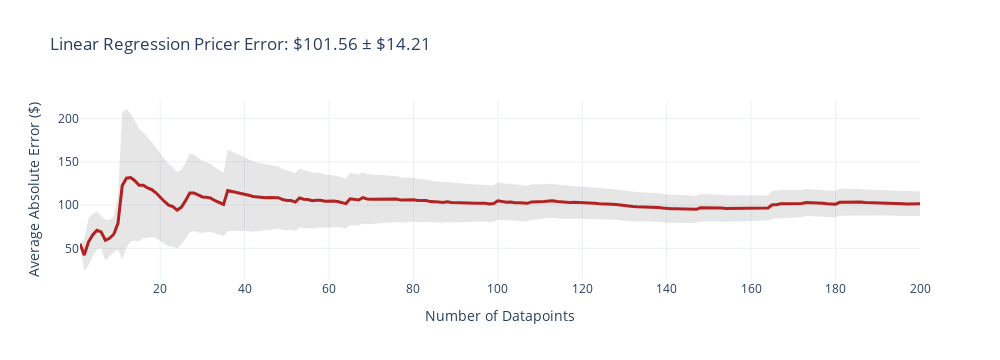
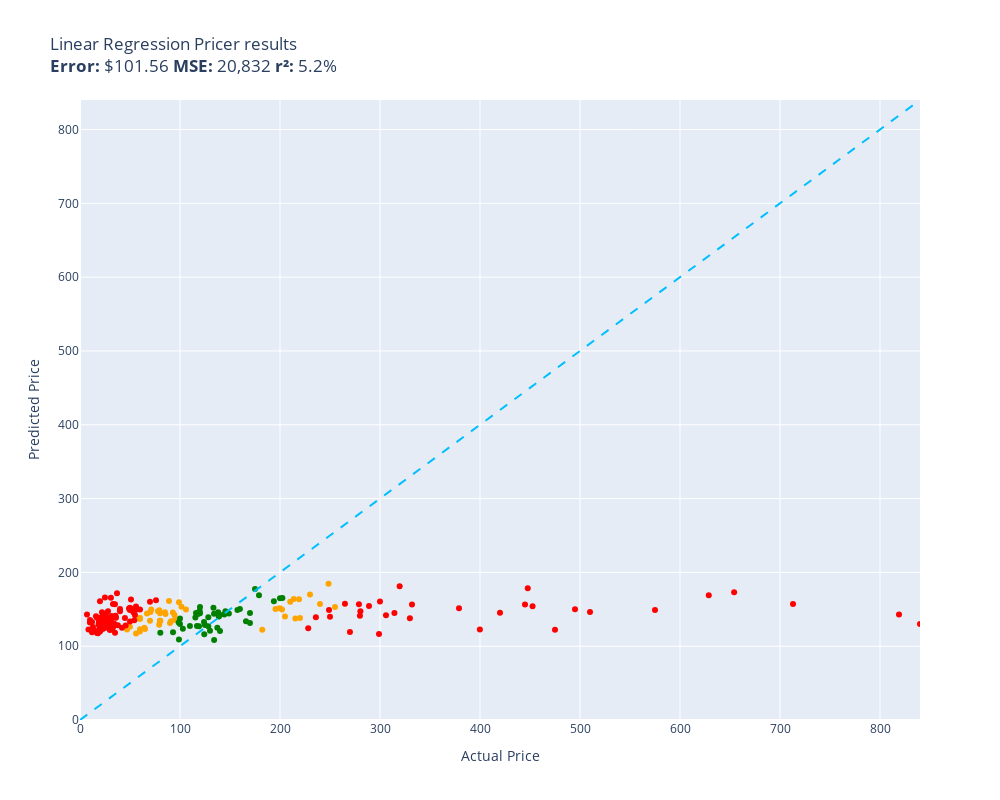

Source (notebook cell) for these figures, in order:
### Code cell
evaluate(linear_regression_pricer, test)

### Figure 1 — Plotly figure (JSON) as saved in the notebook; plotly's stock layout.template omitted (floating-point values rounded to 4 significant figures; data arrays with more than 128 entries replaced by an {"elided": "..."} marker saying what was removed)
{"data": [{"fill": "toself", "fillcolor": "rgba(128,128,128,0.2)", "hoverinfo": "skip", "line": {"color": "rgba(255,255,255,0)"}, "name": "95% CI", "showlegend": false, "type": "scatter", "x": {"elided": "400 int values"}, "y": {"elided": "400 float values"}}, {"customdata": {"elided": "200x1 float values"}, "hovertemplate": "n=%{x}<br>Avg Error=$%{y:,.2f}<br>±95% CI=$%{customdata[0]:,.2f}<extra></extra>", "line": {"color": "firebrick", "width": 3}, "mode": "lines", "name": "Cumulative Avg Error", "type": "scatter", "x": {"elided": "200 int values"}, "y": {"elided": "200 float values"}}], "layout": {"height": 360, "showlegend": false, "title": {"text": "Linear Regression Pricer Error: $101.56 ± $14.21"}, "width": 1000, "xaxis": {"title": {"text": "Number of Datapoints"}}, "yaxis": {"title": {"text": "Average Absolute Error ($)"}}}}

### Figure 2 — Plotly figure (JSON) as saved in the notebook; plotly's stock layout.template omitted (floating-point values rounded to 4 significant figures)
{"data": [{"customdata": [["Old Blood Noise Excess V2 Distortion Cho...\nGuess=$163.63 Actual=$219.00"], ["RBC12-UPC Replacement Battery Cartridge ...\nGuess=$170.12 Actual=$229.99"], ["ACDelco GM Original Equipment FW339 Fron...\nGuess=$137.41 Actual=$215.33"], ["Panasonic KX-TG6511B DECT 6.0 PLUS Expan...\nGuess=$128.97 Actual=$79.20"], ["GJY Portable TV,10.6 inch Mini TV for AT...\nGuess=$148.61 Actual=$79.36"], ["APS iBoard 6-inch Aluminum (Black Powder...\nGuess=$160.32 Actual=$210.23"], ["HK SYSTEMS 13\" Heavy Duty Black \"Push\" O...\nGuess=$145.83 Actual=$84.95"], ["Clementoni 39132.5 Jigsaw Puzzle 1,000 P...\nGuess=$134.46 Actual=$79.95"], ["Deco Mount Pro Tripod Microphone Stand w...\nGuess=$136.84 Actual=$59.95"], ["Evergreen HSHB2005 Cylinder Head Gasket ...\nGuess=$137.74 Actual=$59.69"], ["Travelpro Platinum Elite Slim Business L...\nGuess=$163.88 Actual=$213.83"], ["JRready ST6313 DT Deutsch Connector Kit,...\nGuess=$151.35 Actual=$199.68"], ["15\" Locking Shower Head Extension Arm in...\nGuess=$134.49 Actual=$79.95"], ["Tidal Front + Rear Fender Flares 4PC Poc...\nGuess=$153.18 Actual=$254.99"], ["Dakota Alert MURS Alert Probe Sensor - M...\nGuess=$138.24 Actual=$219.99"], ["AUTOFREE LED Tail Lights Assembly Compat...\nGuess=$149.72 Actual=$201.99"], ["Webcem Solar Shed Light Outdoor Indoor, ...\nGuess=$147.22 Actual=$77.96"], ["Festool 492370 Platin 2 S1000 Grit 6-Inc...\nGuess=$133.73 Actual=$91.00"], ["DIMARZIO 204284 DP 163FBK Blues Bucker G...\nGuess=$131.38 Actual=$89.99"], ["VLAND LED Smoked Taillights Compatible F...\nGuess=$156.99 Actual=$239.99"], ["LEGO Marvel Avengers War Machine Buster ...\nGuess=$122.87 Actual=$59.95"], ["ANZO USA 111207 GMC SIERRA 99-06 / YUKON...\nGuess=$122.29 Actual=$182.28"], ["Trim Kit for 2-handle Shower & Tub Valve...\nGuess=$135.85 Actual=$94.99"], ["MXR Carbon Copy Deluxe Analog Delay Guit...\nGuess=$150.38 Actual=$195.50"], ["CradlePoint Compact Broadband Router (CB...\nGuess=$161.10 Actual=$89.00"], ["Pyle Wireless Rear View Backup Camera - ...\nGuess=$146.30 Actual=$70.45"], ["Hp Pavilion P7-1257c Motherboard Aahd3-h...\nGuess=$119.87 Actual=$59.86"], ["Auertech Portable Washing Machine, 14lbs...\nGuess=$159.51 Actual=$98.99"], ["Amana Tool - SC587 Carbide Tipped 3-Wing...\nGuess=$149.72 Actual=$71.23"], ["ECCPP Power Steering Pump for 2009-2010 ...\nGuess=$143.66 Actual=$85.48"], ["UPR Mach 1 Chin Spoiler Fits 94-98 Musta...\nGuess=$123.35 Actual=$64.99"], ["SP Air Corporation SP-8102BU 1/4-Inch He...\nGuess=$140.37 Actual=$204.99"], ["Skullcandy Hesh Evo Bluetooth Headphones...\nGuess=$134.58 Actual=$69.99"], ["LCD Screen for Dell Inspiron 17R 17.3\" H...\nGuess=$124.93 Actual=$64.37"], ["Diversitech UC2436-3 Ultralite Condenser...\nGuess=$134.12 Actual=$80.39"], ["KUNFINE Android Radio CarPlay & Android ...\nGuess=$149.56 Actual=$106.00"], ["KYX Racing Hardened Steel Center Drive S...\nGuess=$122.51 Actual=$46.99"], ["OEM Samsung Remote Control Shipped with ...\nGuess=$117.11 Actual=$56.00"], ["Custom Engagement Logo Desk Embosser Sea...\nGuess=$126.22 Actual=$49.95"], ["DuraGo BR5330 Front Vented Disc Brake Ro...\nGuess=$153.49 Actual=$101.51"], ["Intex River Run Connect Lounge (Four)\nGuess=$142.32 Actual=$94.49"], ["Blanco 230966 Valea Stainless Steel Sink...\nGuess=$145.67 Actual=$92.88"], ["PowerSport Front Rear Brakes and Rotors ...\nGuess=$184.71 Actual=$248.51"], ["KZ ZS10 Pro in Ear Monitor Headphone KZ ...\nGuess=$144.25 Actual=$66.99"], ["Fender Hendrix Voodoo Child Coiled Instr...\nGuess=$138.18 Actual=$59.99"], ["MonMount Triple Monitor Stand Freestandi...\nGuess=$144.79 Actual=$79.99"]], "hovertemplate": "%{customdata[0]}<extra></extra>", "legendgroup": "orange", "marker": {"color": "orange", "size": 6, "symbol": "circle"}, "mode": "markers", "name": "orange", "orientation": "v", "showlegend": true, "type": "scatter", "x": [219.0, 230.0, 215.3, 79.2, 79.36, 210.2, 84.95, 79.95, 59.95, 59.69, 213.8, 199.7, 79.95, 255.0, 220.0, 202.0, 77.96, 91.0, 89.99, 240.0, 59.95, 182.3, 94.99, 195.5, 89.0, 70.45, 59.86, 98.99, 71.23, 85.48, 64.99, 205.0, 69.99, 64.37, 80.39, 106.0, 46.99, 56.0, 49.95, 101.5, 94.49, 92.88, 248.5, 66.99, 59.99, 79.99], "xaxis": "x", "y": [163.6, 170.1, 137.4, 129.0, 148.6, 160.3, 145.8, 134.5, 136.8, 137.7, 163.9, 151.3, 134.5, 153.2, 138.2, 149.7, 147.2, 133.7, 131.4, 157.0, 122.9, 122.3, 135.9, 150.4, 161.1, 146.3, 119.9, 159.5, 149.7, 143.7, 123.4, 140.4, 134.6, 124.9, 134.1, 149.6, 122.5, 117.1, 126.2, 153.5, 142.3, 145.7, 184.7, 144.2, 138.2, 144.8], "yaxis": "y"}, {"customdata": [["telpo Headlight Assembly Fit For 15 Camr...\nGuess=$144.89 Actual=$115.99"], ["SuppliesOutlet Compatible Toner Cartridg...\nGuess=$142.91 Actual=$144.29"], ["PEMP E65 E66 CDC Simulate Optical Fiber ...\nGuess=$127.08 Actual=$119.00"], ["Intermatic PX300 12V 300W Transformer wi...\nGuess=$143.91 Actual=$134.00"], ["CORSAIR Dominator Platinum RGB 32GB (2x1...\nGuess=$132.79 Actual=$124.00"], ["SKB iSeries 3i-13096-6KP Case for BlackM...\nGuess=$177.32 Actual=$174.99"], ["Aolemi Oil Rubbed Bronze Single Function...\nGuess=$132.24 Actual=$98.65"], ["GanFindX Portable Car Hand Controls for ...\nGuess=$150.29 Actual=$159.90"], ["KOMPUTERBAY 4GB 2X 2GB DDR2 1066MHz PC2-...\nGuess=$118.34 Actual=$80.34"], ["Scranton & Co 3 Drawer Mobile File Cabin...\nGuess=$138.86 Actual=$115.35"], ["Wenger City Upgrade Laptop Backpack with...\nGuess=$147.25 Actual=$145.42"], ["3D Tree Hole Branches 075 Stair Risers D...\nGuess=$121.04 Actual=$129.99"], ["Fjallraven, Kanken Laptop 15\" Backpack f...\nGuess=$148.00 Actual=$119.65"], ["Diversitech WG840585 Motor, (Ddb) 1/3Hp,...\nGuess=$108.44 Actual=$134.12"], ["Evan-Fischer Front Bumper Cover Compatib...\nGuess=$165.21 Actual=$202.38"], ["Western Digital Enterprise RE4-GP 2TB SA...\nGuess=$127.41 Actual=$109.95"], ["PM Auto Front Right Quick Complete Strut...\nGuess=$128.69 Actual=$124.94"], ["Dell Optiplex 390 Desktop Computer i3 3....\nGuess=$116.10 Actual=$124.27"], ["Pidoko Kids Train Table, Grey with 90 Pc...\nGuess=$144.65 Actual=$119.97"], ["Marvel Legends Series X-Men 6-Inch Archa...\nGuess=$109.17 Actual=$98.95"], ["EMART Photography C Stand with Boom Arm,...\nGuess=$152.96 Actual=$119.99"], ["Grey Pneumatic 1311SD Impact Socket Set\nGuess=$148.88 Actual=$157.43"], ["4LT LUMINETTE Vanity Opal GLS BSN\nGuess=$137.47 Actual=$99.99"], ["4pc Wheel Spacers Adapters 4\" (2inch Per...\nGuess=$127.50 Actual=$116.95"], ["Urth 62mm UV, Circular Polarizing (CPL),...\nGuess=$143.60 Actual=$139.00"], ["LSI Broadcom SAS 9300-8i 8-port 12Gb/s S...\nGuess=$143.48 Actual=$118.00"], ["DuraGo 29515020 Front Hub Assembly\nGuess=$139.26 Actual=$128.34"], ["Ibanez M510OVS Acoustic Mandolin in Vint...\nGuess=$131.52 Actual=$169.99"], ["GENUINE VOLVO THERMOSTAT (3.0, 3.2) S60 ...\nGuess=$123.49 Actual=$102.85"], ["Cardone 84-58642 New HEI Electronic Dist...\nGuess=$133.68 Actual=$165.99"], ["Universal Power Group 12V 100Ah Sealed L...\nGuess=$164.96 Actual=$199.99"], ["18 Inch White Undermount Kitchen Sink - ...\nGuess=$168.94 Actual=$179.00"], ["New Replacement seat cover fits Yamaha M...\nGuess=$140.50 Actual=$138.95"], ["Evan Fischer Radiator Cooling Fan Assemb...\nGuess=$124.99 Actual=$137.34"], ["ROHL WSGUM3018WH Wire Sink Grids, White\nGuess=$126.94 Actual=$128.28"], ["ASUS VY279HE-W 27” 1080P Monitor - White...\nGuess=$145.90 Actual=$138.10"], ["4 Inches Rolled Muffler Tip Catback Exha...\nGuess=$160.77 Actual=$193.88"], ["StonKraft Brass Chess Board Game Set wit...\nGuess=$120.75 Actual=$140.00"], ["Vinyl Soft Top Roll-up Adjustable Truck ...\nGuess=$144.43 Actual=$148.88"], ["Samsung DA97-07603B Freezer Ice Maker As...\nGuess=$118.98 Actual=$93.02"], ["Targus CityGear Durable Backpack, Black,...\nGuess=$152.08 Actual=$133.43"], ["Garmin 010-12402-10 GT15M-TM Transom-Mou...\nGuess=$140.21 Actual=$138.74"], ["Fitness Center Gym Room Weight Train Dua...\nGuess=$130.08 Actual=$99.99"], ["Xiaomi Redmi 10 2022 NFC 4G LTE (128GB +...\nGuess=$145.13 Actual=$169.99"]], "hovertemplate": "%{customdata[0]}<extra></extra>", "legendgroup": "green", "marker": {"color": "green", "size": 6, "symbol": "circle"}, "mode": "markers", "name": "green", "orientation": "v", "showlegend": true, "type": "scatter", "x": [116.0, 144.3, 119.0, 134.0, 124.0, 175.0, 98.65, 159.9, 80.34, 115.3, 145.4, 130.0, 119.7, 134.1, 202.4, 110.0, 124.9, 124.3, 120.0, 98.95, 120.0, 157.4, 99.99, 117.0, 139.0, 118.0, 128.3, 170.0, 102.8, 166.0, 200.0, 179.0, 138.9, 137.3, 128.3, 138.1, 193.9, 140.0, 148.9, 93.02, 133.4, 138.7, 99.99, 170.0], "xaxis": "x", "y": [144.9, 142.9, 127.1, 143.9, 132.8, 177.3, 132.2, 150.3, 118.3, 138.9, 147.3, 121.0, 148.0, 108.4, 165.2, 127.4, 128.7, 116.1, 144.7, 109.2, 153.0, 148.9, 137.5, 127.5, 143.6, 143.5, 139.3, 131.5, 123.5, 133.7, 165.0, 168.9, 140.5, 125.0, 126.9, 145.9, 160.8, 120.7, 144.4, 119.0, 152.1, 140.2, 130.1, 145.1], "yaxis": "y"}, {"customdata": [["NewPower99 Battery Kit for Samsung Galax...\nGuess=$142.40 Actual=$54.95"], ["EXMAX NG-10X Fresnel Lens Focusing Adapt...\nGuess=$160.28 Actual=$69.98"], ["Stand for Raven Pro Document Scanner - P...\nGuess=$122.01 Actual=$29.85"], ["8544771 Dryer Heating Element, 279816 Th...\nGuess=$139.34 Actual=$35.74"], ["Pump Head TBVECHI 175PSI 4KW 5.5HP 21CFM...\nGuess=$137.83 Actual=$329.90"], ["Bam France 2002XL Contoured Hightech Bla...\nGuess=$157.14 Actual=$713.00"], ["Metabo HPT 36V MultiVolt™ Cordless Rotar...\nGuess=$151.30 Actual=$379.00"], ["46mm Digital Pro High-Resolution Close-U...\nGuess=$160.73 Actual=$19.99"], ["Innovative Percussion CB-6 Chamois Bass ...\nGuess=$135.09 Actual=$54.32"], ["LOVE MEI Galaxy S10 Lite Case, Military ...\nGuess=$157.09 Actual=$32.98"], ["LD Products Compatible Toner Cartridge R...\nGuess=$133.29 Actual=$49.98"], ["Bam Trekking 3027SB Single Black Clarine...\nGuess=$156.60 Actual=$332.00"], ["DEWALT 20V MAX* XR Impact Driver with Bl...\nGuess=$154.11 Actual=$452.53"], ["Mini PC, Kinupute Desktop Computer E3-12...\nGuess=$149.89 Actual=$495.00"], ["June Garden 12\" Sweet Dolly Charlotte - ...\nGuess=$134.12 Actual=$19.99"], ["10GBase-LR SFP+ Transceiver, Handar 10GB...\nGuess=$119.80 Actual=$19.99"], ["Canon EOS Rebel T7 Digital SLR Camera wi...\nGuess=$142.77 Actual=$819.00"], ["Task T24287 Roman Ogee Router Bit with 1...\nGuess=$149.42 Actual=$55.88"], ["Southwire 120V/15A Right Angle User Atta...\nGuess=$128.27 Actual=$37.87"], ["Mylites+ Standard Comic Book Mylar Sleev...\nGuess=$118.28 Actual=$34.99"], ["DALDED LED Light Kit for Lego Sonic Gree...\nGuess=$143.87 Actual=$24.99"], ["152MM Hole Saws M42 Bi-Metal High Speed ...\nGuess=$117.58 Actual=$17.99"], ["Baseball Backpacks Large 18 Inch Bookbag...\nGuess=$137.70 Actual=$31.77"], ["Adams Check Payment and Deposit Register...\nGuess=$141.39 Actual=$35.49"], ["KOHLER 18865-CP Filtered Water Faucet, P...\nGuess=$122.23 Actual=$475.00"], ["Projector, CRAZVIEW Projector with WiFi ...\nGuess=$145.83 Actual=$53.40"], ["Retevis RT68 Soft Earhook Walkie Talkie ...\nGuess=$143.00 Actual=$6.99"], ["MC: Pindicator (Dual Intensity Amber)\nGuess=$150.24 Actual=$40.00"], ["Laisomeke Waterproof Junction Box, Unive...\nGuess=$132.89 Actual=$11.99"], ["Sumerain S1339CM Double Handle Widesprea...\nGuess=$139.36 Actual=$235.86"], ["Poison Spyder 10-08-020 Rocker Knocker\nGuess=$169.08 Actual=$628.76"], ["Lighted Triangle Mirror Cabinet Bathroom...\nGuess=$156.57 Actual=$445.00"], ["BESTILL Wall Mounted Shower Faucet Set, ...\nGuess=$162.39 Actual=$76.00"], ["Tablet PC Cover Compatible with Lenovo T...\nGuess=$140.78 Actual=$31.61"], ["Miyaya@ Funny Animal Masks Collection fo...\nGuess=$117.83 Actual=$16.99"], ["Trail Gear Twin Stick Kit for Top Shift ...\nGuess=$141.11 Actual=$279.92"], ["Engine Thermostat, Replace 19301-PAA-306...\nGuess=$131.96 Actual=$18.89"], ["Ultra Duster Canned Air Net 10 Oz 6-Pack\nGuess=$148.88 Actual=$49.90"], ["Beck/Arnley 0421945 Air Filter\nGuess=$138.44 Actual=$35.87"], ["IQShield Screen Protector Compatible wit...\nGuess=$132.12 Actual=$9.95"], ["Liberty Imports 12 Pack: US Military Toy...\nGuess=$138.67 Actual=$16.98"], ["Neporal Full Spectrum Light Bulb, 6000K ...\nGuess=$129.53 Actual=$18.59"], ["Satco S9596, 4 Count (Pack of 1), 4.18\nGuess=$118.75 Actual=$12.00"], ["Ceramic Talavera Mexican Tile 4x4\", 9 Pi...\nGuess=$128.45 Actual=$29.95"], ["Intrepid International Dressage Letters-...\nGuess=$134.94 Actual=$26.99"], ["Kingston Brass KS269SN Kingston Clawfoot...\nGuess=$141.99 Actual=$305.99"], ["KOHLER K-1185540-CP Assembly-Slider\nGuess=$128.14 Actual=$45.67"], ["KUNN Small Electrician Tool Pouch Utilit...\nGuess=$131.46 Actual=$21.99"], ["iPhone 12/12 Pro Nicaragua Guardabarranc...\nGuess=$121.39 Actual=$19.97"], ["Replacement Remote Control for PANASONIC...\nGuess=$129.02 Actual=$34.95"], ["KS K-STORM Replacement Silicone Mushroom...\nGuess=$122.49 Actual=$8.50"], ["Pioneer 2AM401-BN Two Handle Kitchen Fau...\nGuess=$124.32 Actual=$228.22"], ["LSSAGOON Backpack for Women Teen Kids Gi...\nGuess=$130.90 Actual=$33.99"], ["Aeromotive 13304 Regulator, X1 Adjustabl...\nGuess=$119.31 Actual=$269.95"], ["Walker Exhaust Ultra EPA 16478 Direct Fi...\nGuess=$149.14 Actual=$574.99"], ["GE RPWF SmartWater Comparable Refrigerat...\nGuess=$171.58 Actual=$36.99"], ["MGP Caliper Covers 39011SACURD Red Powde...\nGuess=$148.95 Actual=$249.00"], ["Royal Designs, Inc. Decorative Abundant ...\nGuess=$131.89 Actual=$24.95"], ["Canon Sure Shot 90u 35mm Date Camera\nGuess=$122.48 Actual=$399.89"], ["NewFantasia Replacement Audio Cable with...\nGuess=$132.89 Actual=$31.00"], ["Mikrotik RB3011UIAS-RM RouterBOARD 10xGi...\nGuess=$116.65 Actual=$299.00"], ["MONOCARBON Forged Carbon Fiber Case for ...\nGuess=$149.68 Actual=$59.99"], ["AC Compressor & A/C Kit For BMW 335i 335...\nGuess=$145.10 Actual=$314.41"], ["Wilkinson LOW GAUSS Vintage Tone Strat S...\nGuess=$165.74 Actual=$30.93"], ["Berta (6 Pieces) 1-1/4 inch Overlay, 90 ...\nGuess=$124.49 Actual=$24.66"], ["Chalkboard Name Badges with Magnetic Bac...\nGuess=$138.68 Actual=$19.95"], ["Linkloos Solar Street Lights Outdoor Wat...\nGuess=$153.66 Actual=$55.99"], ["USB Charger, CIVIE High Speed 60W Multip...\nGuess=$140.52 Actual=$15.99"], ["Kastar Battery Pack Replacement for Sony...\nGuess=$128.56 Actual=$19.99"], ["AZX Stylus Pencil for Apple iPad Pro 202...\nGuess=$124.76 Actual=$29.99"], ["Raspberry Pi 3 Model B+ Aluminum Case Me...\nGuess=$121.06 Actual=$14.99"], ["Music Hall pa15.3 MM/MC Phono Preamplifi...\nGuess=$139.81 Actual=$250.00"], ["Lorell Bell Chair Glide, 2.5\", Black\nGuess=$126.40 Actual=$19.50"], ["CTLAMP XL-2100 Professional Quality XL-2...\nGuess=$122.65 Actual=$32.00"], ["200 ' feet True 14 Gauge AWG CCA Speaker...\nGuess=$138.24 Actual=$44.95"], ["Competition Clutch Disc and Pressure Pla...\nGuess=$146.22 Actual=$510.00"], ["APS iBoard (304 Stainless Steel Polished...\nGuess=$157.67 Actual=$264.95"], ["200 Couples Conversation Cards - Enjoy B...\nGuess=$125.29 Actual=$32.97"], ["The Puppet Company - Carpet-Unicorn, Whi...\nGuess=$136.90 Actual=$19.00"], ["Baumgartens Sicurix Blank PVC ID Cards (...\nGuess=$130.06 Actual=$19.11"], ["VIPMOTOZ Sequential Turn Signal Premium ...\nGuess=$156.85 Actual=$278.94"], ["A-Premium Front Suspension Steering Knuc...\nGuess=$151.15 Actual=$48.99"], ["Venom Power Terra Hunter R/T+ R/T All-Te...\nGuess=$181.19 Actual=$319.65"], ["Audio Techinca ATW-T1002 System 10 Handh...\nGuess=$154.49 Actual=$289.00"], ["520 Pieces Christmas Envelope Seal Stick...\nGuess=$141.56 Actual=$25.99"], ["LD Compatible Ink Cartridge Replacement ...\nGuess=$124.99 Actual=$41.99"], ["BestPricedDecals Wine A BIT, You'll Feel...\nGuess=$125.97 Actual=$12.98"], ["Dell XPS 13 9343-2727SLV 13.3\" Full HD S...\nGuess=$130.16 Actual=$839.99"], ["VATOS 4 Packs Bubble Machine Gun for Kid...\nGuess=$142.61 Actual=$22.88"], ["Steering Wheel, Carbon Fiber Automotive ...\nGuess=$178.48 Actual=$447.74"], ["BXYJY for Samsung Galaxy Z Fold 3 Case w...\nGuess=$150.80 Actual=$49.99"], ["VONADO Space Wars Colonial Viper MK1 Bui...\nGuess=$147.39 Actual=$39.99"], ["Replacement Remote Control fit for Sony ...\nGuess=$135.40 Actual=$9.99"], ["Disney Princess Sparkling Princess Sleep...\nGuess=$134.77 Actual=$24.95"], ["sabermaster TCG Playmat yugioh playmat T...\nGuess=$145.85 Actual=$21.99"], ["Pacific Drums PDCM1618TTRB 16 x 18 Inche...\nGuess=$145.37 Actual=$419.99"], ["Star Wars Die-Cast Metal TITANIUM Series...\nGuess=$123.31 Actual=$22.70"], ["Glovion Music Stand Light, Clip On Piano...\nGuess=$147.32 Actual=$27.99"], ["Empava 24\" Single Wall Ovens 10 Cooking ...\nGuess=$173.15 Actual=$654.14"], ["Think Gizmos Build Your Own Robot Toys f...\nGuess=$166.03 Actual=$24.95"], ["HP Laserjet 2100 Laser Printer W/Test Pr...\nGuess=$160.63 Actual=$299.98"], ["Viola Bow 4/4 Full Size Carbon Fiber (Bl...\nGuess=$152.18 Actual=$49.99"], ["VTech Strum and Jam Kidi Musical Guitar ...\nGuess=$137.65 Actual=$21.99"], ["W11130208 W10695459 Refrigerator LED Mod...\nGuess=$129.19 Actual=$26.59"], ["Jada Toys Ryan's World Combo Panda Airli...\nGuess=$128.47 Actual=$34.94"], ["Pyle 2x120 Watt Home Audio Speaker Power...\nGuess=$150.29 Actual=$50.92"], ["STICKGOO Peel and Stick Backsplash for K...\nGuess=$156.72 Actual=$34.99"], ["For Volvo C70 S70 V70 V40 S40 AC Compres...\nGuess=$147.44 Actual=$280.41"], ["Refresh NSF-53 Premium Replacement Refri...\nGuess=$163.30 Actual=$50.99"], ["NICKSTON Red Sparkling Glitter Slim Band...\nGuess=$139.31 Actual=$25.99"]], "hovertemplate": "%{customdata[0]}<extra></extra>", "legendgroup": "red", "marker": {"color": "red", "size": 6, "symbol": "circle"}, "mode": "markers", "name": "red", "orientation": "v", "showlegend": true, "type": "scatter", "x": [54.95, 69.98, 29.85, 35.74, 329.9, 713.0, 379.0, 19.99, 54.32, 32.98, 49.98, 332.0, 452.5, 495.0, 19.99, 19.99, 819.0, 55.88, 37.87, 34.99, 24.99, 17.99, 31.77, 35.49, 475.0, 53.4, 6.99, 40.0, 11.99, 235.9, 628.8, 445.0, 76.0, 31.61, 16.99, 279.9, 18.89, 49.9, 35.87, 9.95, 16.98, 18.59, 12.0, 29.95, 26.99, 306.0, 45.67, 21.99, 19.97, 34.95, 8.5, 228.2, 33.99, 269.9, 575.0, 36.99, 249.0, 24.95, 399.9, 31.0, 299.0, 59.99, 314.4, 30.93, 24.66, 19.95, 55.99, 15.99, 19.99, 29.99, 14.99, 250.0, 19.5, 32.0, 44.95, 510.0, 264.9, 32.97, 19.0, 19.11, 278.9, 48.99, 319.6, 289.0, 25.99, 41.99, 12.98, 840.0, 22.88, 447.7, 49.99, 39.99, 9.99, 24.95, 21.99, 420.0, 22.7, 27.99, 654.1, 24.95, 300.0, 49.99, 21.99, 26.59, 34.94, 50.92, 34.99, 280.4, 50.99, 25.99], "xaxis": "x", "y": [142.4, 160.3, 122.0, 139.3, 137.8, 157.1, 151.3, 160.7, 135.1, 157.1, 133.3, 156.6, 154.1, 149.9, 134.1, 119.8, 142.8, 149.4, 128.3, 118.3, 143.9, 117.6, 137.7, 141.4, 122.2, 145.8, 143.0, 150.2, 132.9, 139.4, 169.1, 156.6, 162.4, 140.8, 117.8, 141.1, 132.0, 148.9, 138.4, 132.1, 138.7, 129.5, 118.8, 128.4, 134.9, 142.0, 128.1, 131.5, 121.4, 129.0, 122.5, 124.3, 130.9, 119.3, 149.1, 171.6, 148.9, 131.9, 122.5, 132.9, 116.6, 149.7, 145.1, 165.7, 124.5, 138.7, 153.7, 140.5, 128.6, 124.8, 121.1, 139.8, 126.4, 122.6, 138.2, 146.2, 157.7, 125.3, 136.9, 130.1, 156.8, 151.2, 181.2, 154.5, 141.6, 125.0, 126.0, 130.2, 142.6, 178.5, 150.8, 147.4, 135.4, 134.8, 145.8, 145.4, 123.3, 147.3, 173.1, 166.0, 160.6, 152.2, 137.7, 129.2, 128.5, 150.3, 156.7, 147.4, 163.3, 139.3], "yaxis": "y"}, {"hoverinfo": "skip", "line": {"color": "deepskyblue", "dash": "dash", "width": 2}, "mode": "lines", "name": "y = x", "showlegend": false, "type": "scatter", "x": [0, 840.0], "y": [0, 840.0]}], "layout": {"height": 800, "legend": {"title": {"text": "color"}, "tracegroupgap": 0}, "showlegend": false, "title": {"text": "Linear Regression Pricer results<br><b>Error:</b> $101.56 <b>MSE:</b> 20,832 <b>r²:</b> 5.2%"}, "width": 1000, "xaxis": {"anchor": "y", "domain": [0, 1], "range": [0, 840.0], "title": {"text": "Actual Price"}}, "yaxis": {"anchor": "x", "domain": [0, 1], "range": [0, 840.0], "title": {"text": "Predicted Price"}}}}
